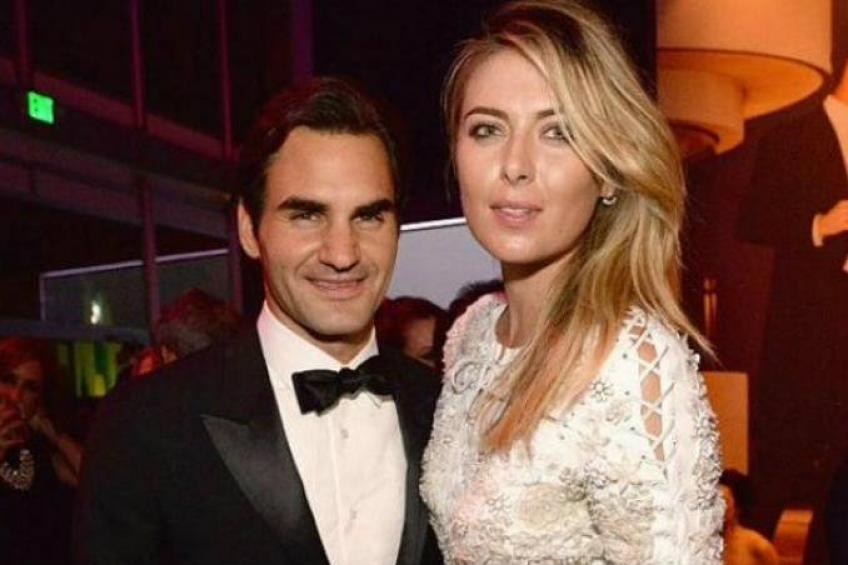
#> input picture server/test_images/sharapova1.jpg, 848 x 565 px, found by its file name
$ jupyter execute --allow-errors Image_Classification.ipynb   (shell and % lines are left out)
#> lines starting #> are read from the running program, lines starting #| are printed output that depends on the picture
[cell 1]
import numpy as np
import cv2
import matplotlib.pyplot as plt
import matplotlib

[cell 2]
img = cv2.imread('./test_images/sharapova1.jpg')
#> img is the input picture: shape (565, 848, 3); mean B, G, R 60.2, 72.2, 105.6
plt.imshow(img)

[cell 3]
img.shape
#> Out = (565, 848, 3)

[cell 4]
gray=cv2.cvtColor(img,cv2.COLOR_RGB2GRAY)
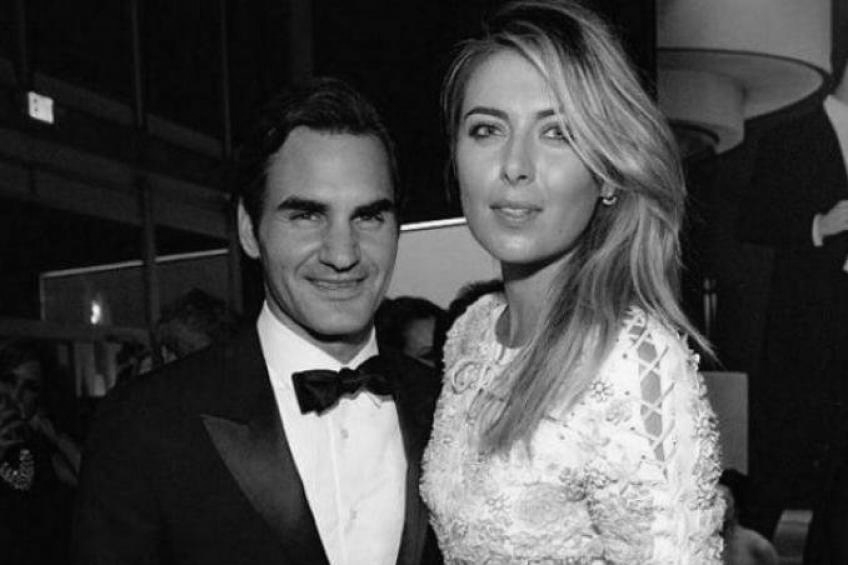
#> gray: shape (565, 848); min 1, max 252, mean 72.5
plt.imshow(gray,cmap='gray')

[cell 5]
gray.shape
#> Out = (565, 848)

[cell 6]
face_cascade=cv2.CascadeClassifier('./opencv/haarcascades/haarcascade_frontalface_default.xml')
eye_cascade=cv2.CascadeClassifier('./opencv/haarcascades/haarcascade_eye.xml')

faces=face_cascade.detectMultiScale(gray,1.3,5)
#> faces = [[248, 147, 177, 177], [432, 60, 180, 180]]
faces
#> Out = [[248, 147, 177, 177], [432, 60, 180, 180]]

[cell 7]
(x,y,w,h)=faces[0]
#> x = 248; y = 147; w = 177; h = 177
x,y,w,h
#> Out = (248, 147, 177, 177)

[cell 8]
face_img=cv2.rectangle(img,(x,y),(x+w,y+h),(255,0,0),2)
plt.imshow(face_img)

[cell 9]
cv2.destroyAllWindows()
for (x,y,w,h) in faces:
    face_img=cv2.rectangle(img,(x,y),(x+w,y+h),(255,0,0),2)
    roi_gray=gray[y:y+h,x:x+w]
    roi_color=img[y:y+h,x:x+w]
    eyes=eye_cascade.detectMultiScale(roi_gray)
    for (ex,ey,ew,eh) in eyes:
        cv2.rectangle(roi_color,(ex,ey),(ex+ew,ey+eh),(0,255,0),2)
#> this loop made 2 passes
#> (x, y, w, h, eyes) on passes 1 to 2: (248, 147, 177, 177, [[96, 51, 39, 39], [39, 47, 41, 41], [25, 32, 64, 64]]), (432, 60, 180, 180, [[31, 50, 42, 42], [99, 52, 41, 41], [81, 107, 22, 22]])
#> pass 2, `roi_gray=gray[y:y+h,x:x+w]`:
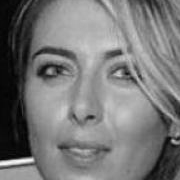
#> roi_gray: shape (180, 180); min 2, max 251, mean 119.5
#> after the loop:
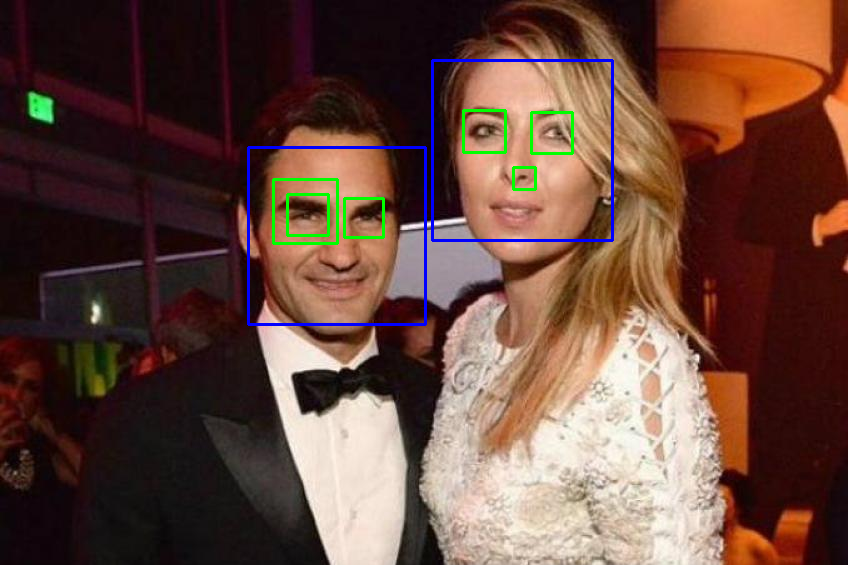
#> img: shape (565, 848, 3); mean B, G, R 61.2, 72.3, 103.4
#> after the loop:
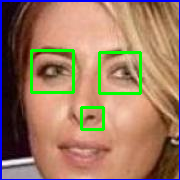
#> roi_color: shape (180, 180, 3); mean B, G, R 99.4, 122.9, 157.5

plt.figure(figsize=(20,10))
plt.imshow(face_img,cmap='gray')
plt.show()

[cell 10]
plt.imshow(roi_color,cmap='gray')

[cell 11]
def get_cropped_image_if_2_eyes(image_path):
#> called with image_path = './test_images/sharapova1.jpg'
    img=cv2.imread(image_path)
    gray=cv2.cvtColor(img,cv2.COLOR_BGR2GRAY)
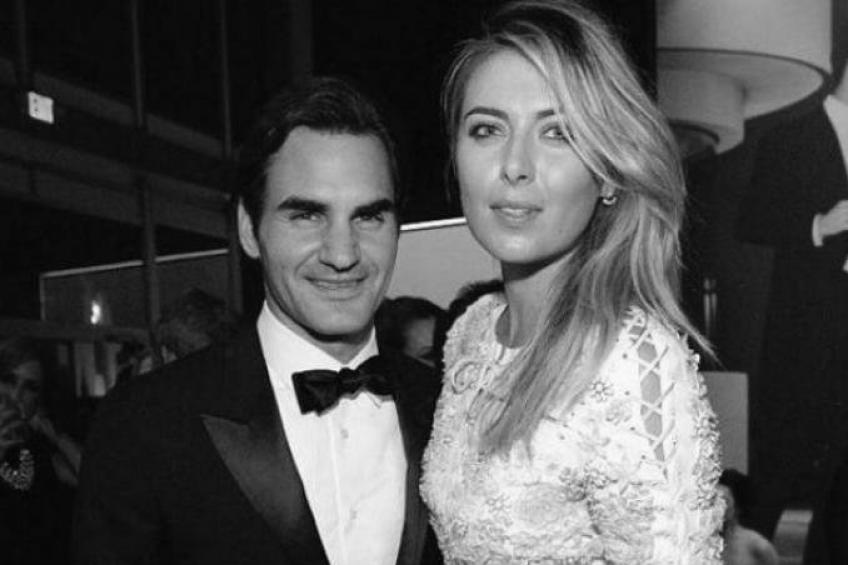
#> gray: shape (565, 848); min 2, max 254, mean 80.8
    faces=face_cascade.detectMultiScale(gray,1.3,5)
#> faces = [[246, 144, 181, 181], [430, 57, 186, 186]]
    for (x,y,w,h) in faces:
        roi_gray=gray[y:y+h,x:x+w]
        roi_color=img[y:y+h,x:x+w]
        eyes=eye_cascade.detectMultiScale(roi_gray)
        if len(eyes)>=2:
            return roi_color
#> this loop made 2 passes
#> (x, y, w, h, eyes) on passes 1 to 2: (246, 144, 181, 181, [[98, 53, 40, 40]]), (430, 57, 186, 186, [[33, 52, 42, 42], [83, 111, 22, 22], [101, 54, 43, 43]])
#> pass 1, in get_cropped_image_if_2_eyes, `roi_gray=gray[y:y+h,x:x+w]`:
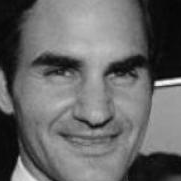
#> roi_gray: shape (181, 181); min 4, max 247, mean 103.8
#> pass 1, in get_cropped_image_if_2_eyes, `roi_color=img[y:y+h,x:x+w]`:
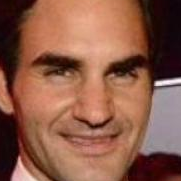
#> roi_color: shape (181, 181, 3); mean B, G, R 72.4, 91.4, 140.2
#> pass 2, in get_cropped_image_if_2_eyes, `roi_color=img[y:y+h,x:x+w]`:
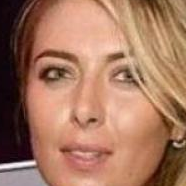
#> roi_color: shape (186, 186, 3); mean B, G, R 96.1, 119.6, 166.4

[cell 12]
original_image=cv2.imread('./test_images/sharapova1.jpg')
plt.imshow(original_image)

[cell 13]
cropped_image = get_cropped_image_if_2_eyes('./test_images/sharapova1.jpg')
plt.imshow(cropped_image)

[cell 14]
org_image_obstructured=cv2.imread('./test_images/sharapova2.JPG')
#> (the rest of this cell did not finish here and is left out)

#> (a cell that did not finish here is left out)

cropped_image_no_2_eyes
#

[cell 16]
path_to_data="./dataset/"
path_to_cr_data="./dataset/cropped/"

[cell 17]
import os
img_dirs=[]
#> (the rest of this cell did not finish here and is left out)

[cell 18]
img_dirs

[cell 19]
img_dirs=img_dirs[1:]
img_dirs

[cell 20]
import shutil
if os.path.exists(path_to_cr_data):
    shutil.rmtree(path_to_cr_data)
os.mkdir(path_to_cr_data)

[cell 21]
cropped_image_dirs = []
celebrity_file_names_dict = {}
for img_dir in img_dirs:
    count = 1
    celebrity_name = img_dir.split('/')[-1]
    celebrity_file_names_dict[celebrity_name] = []
    for entry in os.scandir(img_dir):
        roi_color = get_cropped_image_if_2_eyes(entry.path)
        if roi_color is not None:
            cropped_folder = path_to_cr_data + celebrity_name
            if not os.path.exists(cropped_folder):
                os.makedirs(cropped_folder)
                cropped_image_dirs.append(cropped_folder)
                print("Generating cropped images in folder: ",cropped_folder)
            cropped_file_name = celebrity_name + str(count) + ".png"
            cropped_file_path = cropped_folder + "/" + cropped_file_name
            cv2.imwrite(cropped_file_path, roi_color)
            celebrity_file_names_dict[celebrity_name].append(cropped_file_path)
            count += 1

[cell 22]
import pywt
def w2d(img,mode='haar',level=1):
#> called with mode = 'db1', level = 5
    imArray=img
    imArray=cv2.cvtColor(imArray,cv2.COLOR_RGB2GRAY)
    imArray=np.float32(imArray)
    imArray/=255
    coeffs=pywt.wavedec2(imArray,mode,level=level)
#> coeffs = 6 items
    coeffs_H=list(coeffs)
#> coeffs_H = 6 items
    coeffs_H[0]*=0;

    imArray_H=pywt.waverec2(coeffs_H,mode);
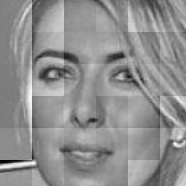
#> imArray_H: shape (186, 186) float32; min -0.568, max 0.435, mean -0.00113; drawn with min black and max white
    imArray_H*=225;
    imArray_H=np.uint8(imArray_H)
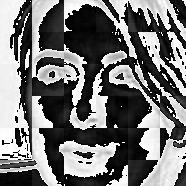
#> imArray_H: shape (186, 186); min 0, max 255, mean 115.3
    return imArray_H

[cell 23]
im_har=w2d(cropped_image,'db1',5)
plt.imshow(im_har,cmap='gray')

[cell 24]
celebrity_file_names_dict

[cell 25]
class_dict={}
count=0
for celebrity_name in celebrity_file_names_dict.keys():
    class_dict[celebrity_name]=count
    count=count+1
class_dict

$ run again, with server/test_images/federer1.jpg copied over server/test_images/sharapova1.jpg
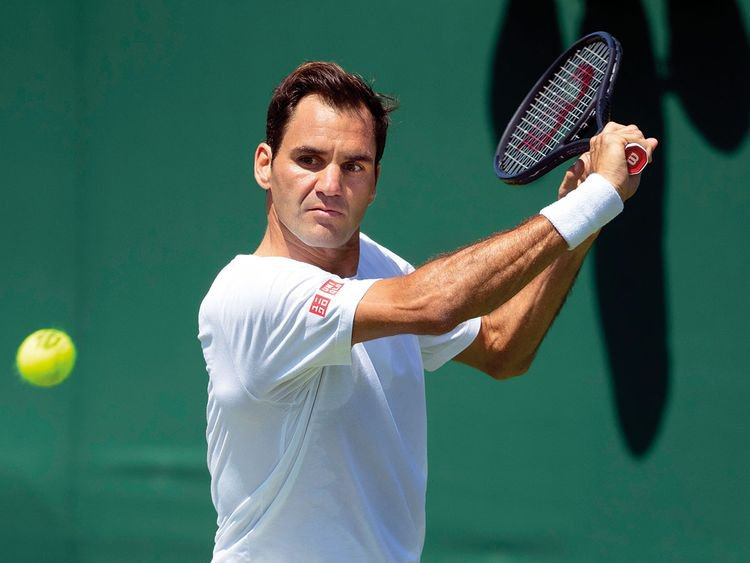
#> input picture server/test_images/federer1.jpg, 750 x 563 px, found by its file name
#> img is the input picture: shape (563, 750, 3); mean B, G, R 91.4, 101.5, 63.8
#> `faces=face_cascade.detectMultiScale(gray,1.3,5)`: faces = [[264, 109, 137, 137]]
#> `(x,y,w,h)=faces[0]`: x = 264; y = 109; w = 137
#> `x,y,w,h`: Out = (264, 109, 137, 137)
#> the loop `for (x,y,w,h) in faces:` made 1 pass
#> (x, y, w, h, eyes) on pass 1: (264, 109, 137, 137, [[75, 46, 25, 25]])
#> after the loop `for (x,y,w,h) in faces:`:
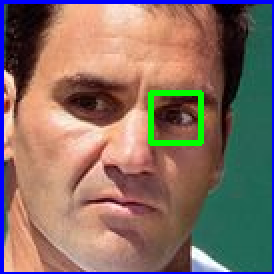
#> roi_color: shape (137, 137, 3) (shown 2 times larger); mean B, G, R 100.1, 110.4, 133.2
#> in get_cropped_image_if_2_eyes, `faces=face_cascade.detectMultiScale(gray,1.3,5)`: faces = [[266, 111, 134, 134]]
#> the loop in get_cropped_image_if_2_eyes, `for (x,y,w,h) in faces:` made 1 pass
#> (x, y, w, h, eyes) on pass 1: (266, 111, 134, 134, [[75, 45, 24, 24]])
#> pass 1, in get_cropped_image_if_2_eyes, `roi_color=img[y:y+h,x:x+w]`:
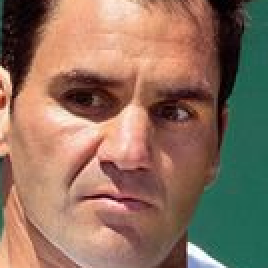
#> roi_color: shape (134, 134, 3) (shown 2 times larger); mean B, G, R 94.2, 112.5, 141.4

$ run again, with server/test_images/federer2.jpg copied over server/test_images/sharapova1.jpg
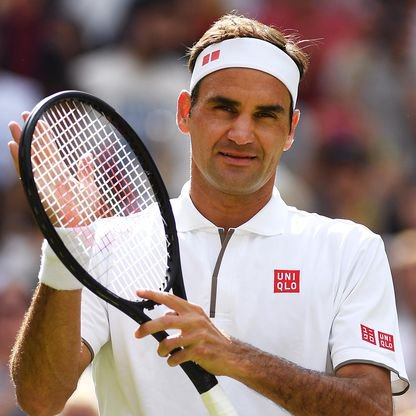
#> input picture server/test_images/federer2.jpg, 416 x 416 px, found by its file name
#> img is the input picture: shape (416, 416, 3); mean B, G, R 125.7, 130.9, 151.8
#> `faces=face_cascade.detectMultiScale(gray,1.3,5)`: faces = [[178, 65, 126, 126]]
#> `(x,y,w,h)=faces[0]`: x = 178; y = 65; w = 126
#> `x,y,w,h`: Out = (178, 65, 126, 126)
#> the loop `for (x,y,w,h) in faces:` made 1 pass
#> (x, y, w, h, eyes) on pass 1: (178, 65, 126, 126, [[39, 32, 28, 28]])
#> in get_cropped_image_if_2_eyes, `faces=face_cascade.detectMultiScale(gray,1.3,5)`: faces = [[178, 64, 128, 128]]
#> the loop in get_cropped_image_if_2_eyes, `for (x,y,w,h) in faces:` made 1 pass
#> (x, y, w, h, eyes) on pass 1: (178, 64, 128, 128, [[72, 37, 27, 27], [29, 28, 32, 32]])
#> coeffs = 6 items
#> in w2d, `imArray_H=np.uint8(imArray_H)`:
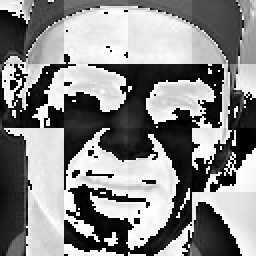
#> imArray_H: shape (128, 128) (shown 2 times larger); min 0, max 255, mean 135.5
